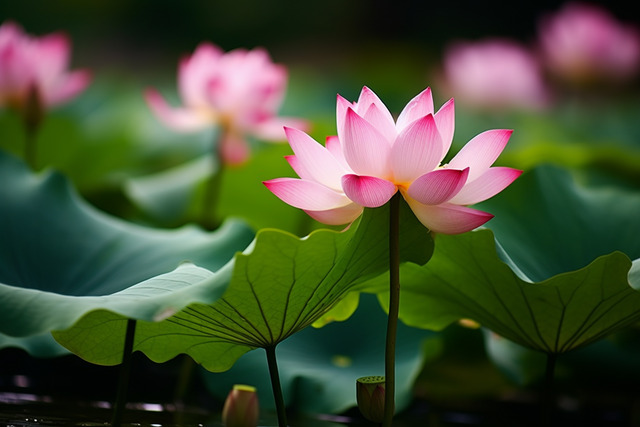
#> input picture OpenCV/images/lotus.jpg, 640 x 427 px, found by its file name
$ jupyter execute 'Blending and pasting images.ipynb'
#> lines starting #> are read from the running program, lines starting #| are printed output that depends on the picture; after the words box and inside, x2 and y2 are one past the last pixel; in counts of white or black regions, pixels touching at a corner belong together
# Blending and pasting images

[cell 1]
import cv2
import numpy as np
import matplotlib.pyplot as plt

[cell 2]
img1=cv2.imread("images\lotus.jpg")
#> img1 is the input picture: shape (427, 640, 3); mean B, G, R 52, 78.2, 70.4
img1 = cv2.cvtColor(img1,cv2.COLOR_BGR2RGB)
img2= cv2.imread("images\water.jpg")
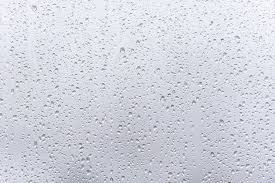
#> input picture OpenCV/images/water.jpg, 275 x 183 px, found by its file name
#> img2 is the input picture: shape (183, 275, 3); mean B, G, R 222.1, 212.8, 210.4
img2 = cv2.cvtColor(img2,cv2.COLOR_BGR2RGB)

# Blending images of same size using addWeighted()

[cell 3]
img1.shape
#> Out = (427, 640, 3)

[cell 4]
img2.shape
#> Out = (183, 275, 3)

[cell 5]
img1_cpy = img1
img2_cpy = img2

[cell 6]
img1_cpy = cv2.resize(img1_cpy,(600,600))
plt.imshow(img1_cpy)

[cell 7]
img2_cpy = cv2.resize(img2_cpy,(600,600))
plt.imshow(img2_cpy)

[cell 8]
blended_image=cv2.addWeighted(src1=img1_cpy,alpha=0.5,src2=img2_cpy,beta=0.3,gamma=0)
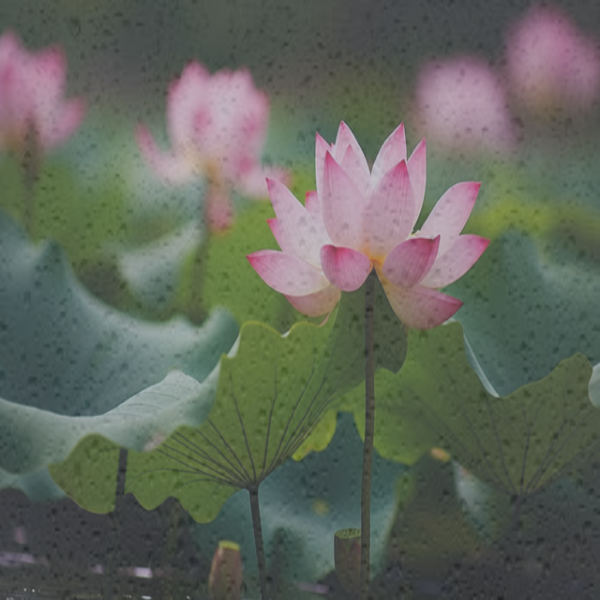
#> blended_image: shape (600, 600, 3); mean R, G, B 98.2, 102.9, 92.5
plt.imshow(blended_image)

# Overlapping small image on big image
Just by assigning the pixels of bigger image with smaller image

[cell 9]
img1=cv2.imread("images\lotus.jpg")
img1 = cv2.cvtColor(img1,cv2.COLOR_BGR2RGB)
img2= cv2.imread("images\water.jpg")
img2 = cv2.cvtColor(img2,cv2.COLOR_BGR2RGB)

[cell 10]
img1.shape
#> Out = (427, 640, 3)

[cell 11]
img2.shape
#> Out = (183, 275, 3)

[cell 12]
large_img = img1
small_img = img2

[cell 13]
x_start=0
y_start=0
x_end = x_start+small_img.shape[1] #numpy reads width of image as colums
#> x_end = 275
y_end = y_start+small_img.shape[0] #numpy reads height of image as rows
#> y_end = 183

[cell 14]
large_img[y_start:y_end,x_start:x_end] = small_img
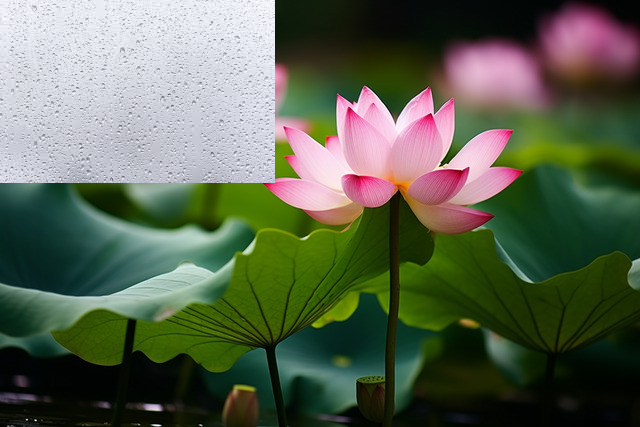
#> large_img: shape (427, 640, 3); mean R, G, B 91.6, 100.4, 80.2
plt.imshow(large_img)

# Blending different sized images with mask

[cell 15]
img1 = cv2.imread("images\island.jpg")
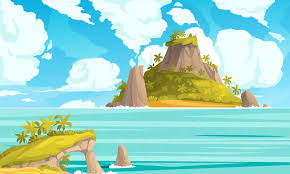
#> input picture OpenCV/images/island.jpg, 290 x 174 px, found by its file name
#> img1 is the input picture: shape (174, 290, 3); mean B, G, R 203.6, 215.9, 160.2
img1 = cv2.cvtColor(img1,cv2.COLOR_BGR2RGB)
img1 = cv2.resize(img1,(1200,800))
#> img1: shape (800, 1200, 3)
img2 = cv2.imread("images\sun.jpg")
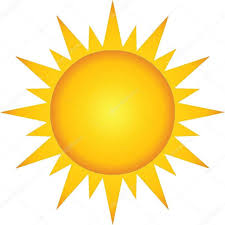
#> input picture OpenCV/images/sun.jpg, 225 x 225 px, found by its file name
#> img2 is the input picture: shape (225, 225, 3); mean B, G, R 156.9, 229.9, 251.6
img2 = cv2.cvtColor(img2,cv2.COLOR_BGR2RGB)

[cell 16]
plt.imshow(img1)

[cell 17]
plt.imshow(img2)

[cell 18]
img1.shape
#> Out = (800, 1200, 3)

[cell 19]
img2.shape

[cell 20]
y_start = 0
x_start = 1200 - 225

roi = img1[0:225,x_start:1200] # Region of interest
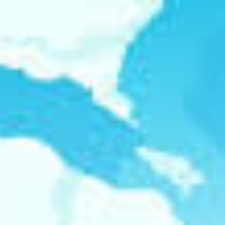
#> roi: shape (225, 225, 3); mean R, G, B 146, 225.5, 242.9
plt.imshow(roi)

[cell 21]
img2_gray = cv2.cvtColor(img2,cv2.COLOR_RGB2GRAY)
plt.imshow(img2_gray,cmap="gray")

[cell 22]
img2_gray.shape

[cell 23]
mask_inv = cv2.bitwise_not(img2_gray)
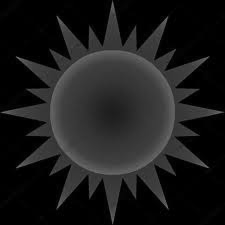
#> mask_inv: shape (225, 225); min 0, max 117, mean 26.9
plt.imshow(mask_inv,cmap="gray")

[cell 24]
white_bg = np.full(img2.shape,255)
plt.imshow(white_bg)

[cell 25]
bg = cv2.bitwise_or(white_bg,white_bg,mask=mask_inv)
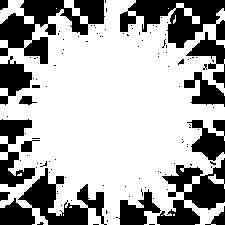
#> bg: shape (225, 225, 3) int32; 67.5% white; 113 black regions (97 under 20 px), largest, box (x1, y1, x2, y2) and area: (120, 0, 225, 88) 3442, (0, 0, 105, 64) 3021, (0, 168, 107, 225) 2627
#> white_bg: shape (225, 225, 3) int64; every value is 255
bg.shape

[cell 26]
plt.imshow(bg)

[cell 27]
fg = cv2.bitwise_or(img2,img2,mask=mask_inv)
plt.imshow(fg)

[cell 28]
final_roi = cv2.bitwise_or(roi,fg)
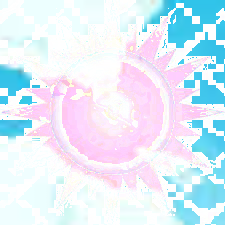
#> final_roi: shape (225, 225, 3); mean R, G, B 223.1, 236.4, 248.4
plt.imshow(final_roi)

[cell 29]
final_roi.shape

[cell 30]
img1.shape
img1[0:225,x_start:1200] = final_roi
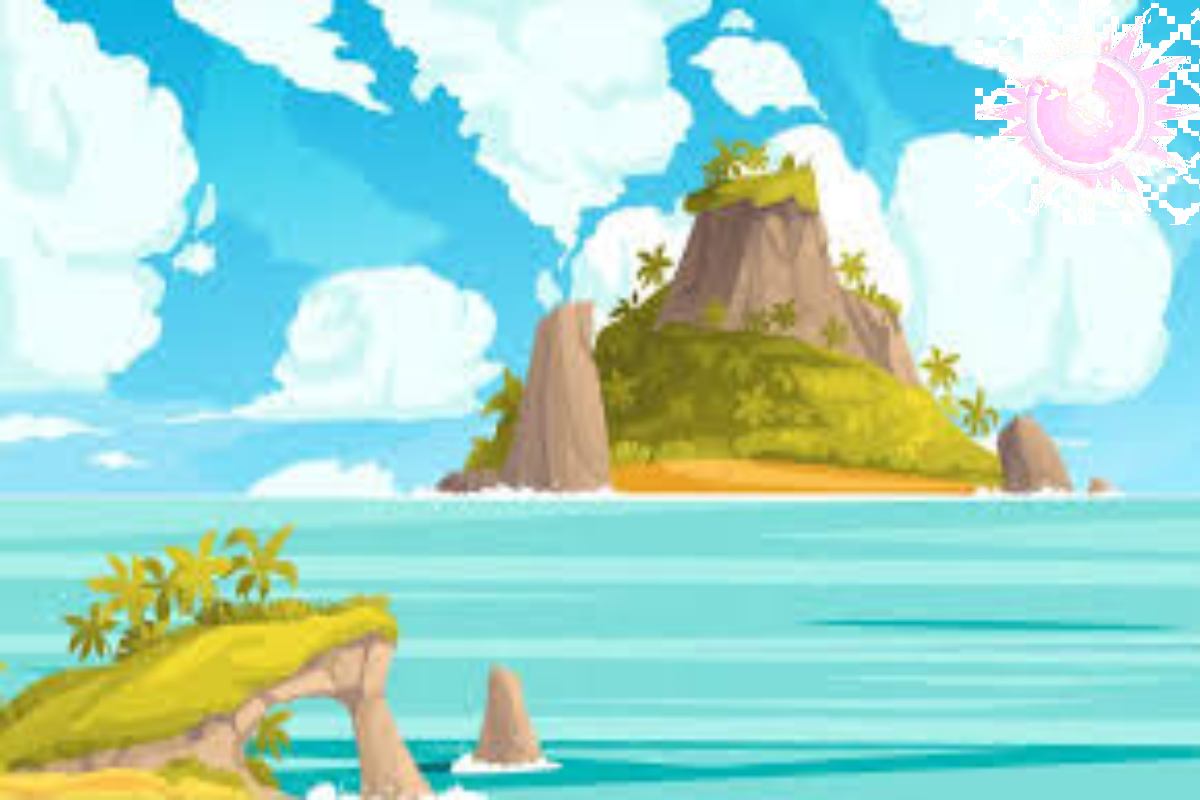
#> img1: shape (800, 1200, 3); mean R, G, B 164.1, 216.3, 203.8
plt.imshow(img1)
